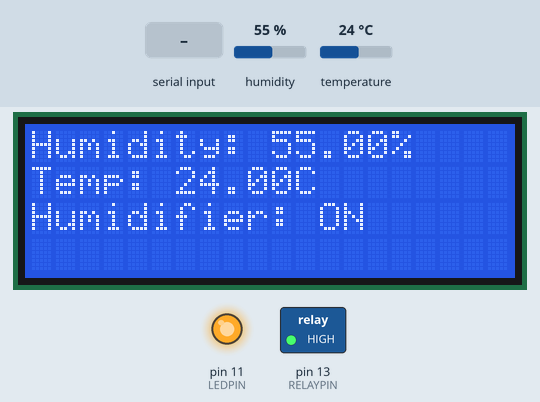
Bench run of a sketch on a simulated Arduino Mega 2560, built with avr-gcc and run on an emulated ATmega2560. Shown: 20×4 character LCD, switched loads named in the sketch (green lamp = pin HIGH), output pins drawn as LEDs (lit = HIGH). Inputs (shaded band) come from the test bench; at power-on: humidity 55 %, temperature 24 °C. What the sketch prints to the serial monitor is not drawn.

Above: at 3.3 s.
3.4 s: humidity set to 68 %
At 4.7 s:
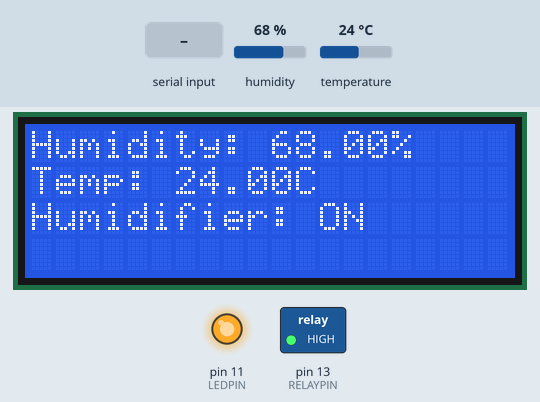
5.7 s: humidity set to 71 %
At 7.5 s:
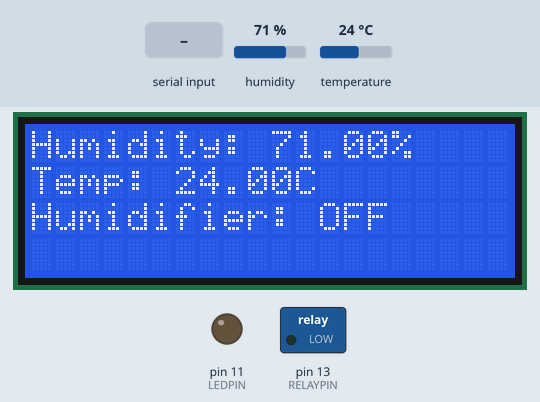
7.8 s: "on" received over the second serial link
At 9.8 s:
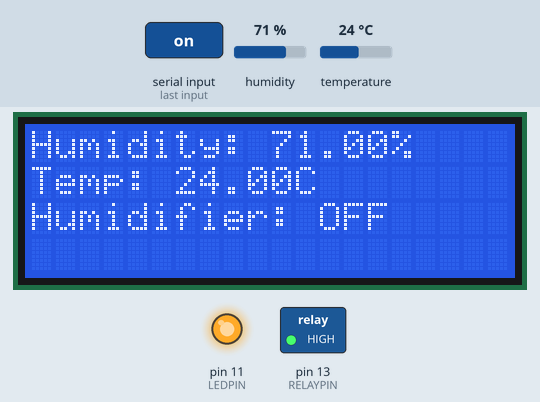
10.8 s: "off" received over the second serial link
At 13.3 s:
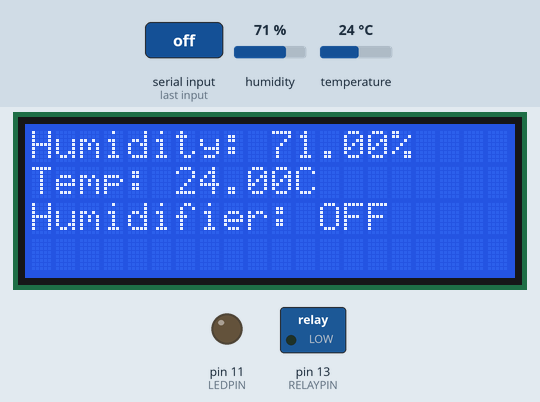
13.8 s: "auto" received over the second serial link
16.8 s: temperature set to 12 °C
At 18.4 s:
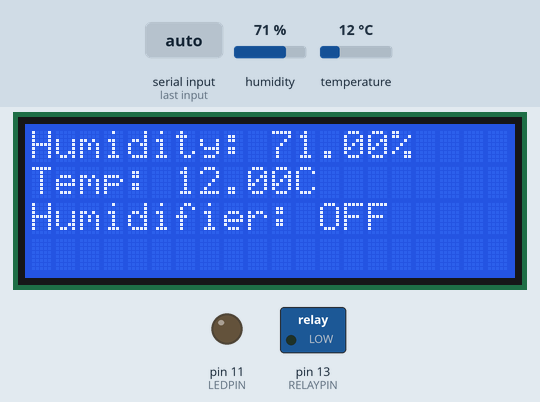
Timing chart, 0 to 19.9 s (numbered marks = the images above; inputs shaded):
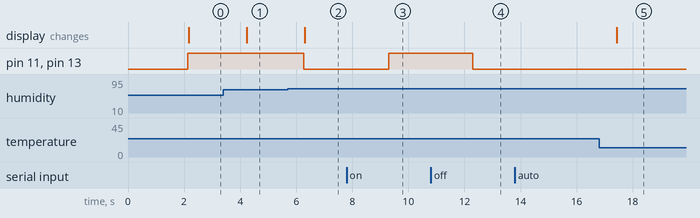

Measured:
- the behaviour switches between 69 and 70 % on humidity (found by bisection; images 1 and 2)
- after the input at 3.4 s, the display: changes after 0.83 s (image 1)
- after the input at 5.7 s, pin 11 (LEDPIN), pin 13 (RELAYPIN): HIGH → LOW after 0.57 s; the display: changes after 0.60 s (image 2)
- after the input at 7.8 s, pin 11 (LEDPIN), pin 13 (RELAYPIN): LOW → HIGH after 1.5 s
- after the input at 10.8 s, pin 11 (LEDPIN), pin 13 (RELAYPIN): HIGH → LOW after 1.5 s
- after the input at 13.8 s, every drawn part: stays the same
- after the input at 16.8 s, the display: changes after 0.64 s (image 5)

The sketch:

sketch_oct13b_project_revised.ino
```cpp
#include <LiquidCrystal_I2C.h>
#include <DHT.h>

//Reads the humidity and temperature from the DHT11 sensor.
//Turns on the humidifier (via the relay) if the humidity is below 70%.
//Turns off the humidifier if the humidity is 70% or above.
//Optionally prints the readings to the serial monitor for debugging.

#define DHTPIN 21 //digital pin connected to the DHT sensor
#define DHTTYPE DHT11
#define LEDPIN 11
#define RELAYPIN 13
LiquidCrystal_I2C lcd(0x27,20,4);//Initialize I2C LCD
DHT dht(DHTPIN,DHTTYPE);//Initialize DHT sensor

bool manualOverride=false;
bool relayState = LOW;


void setup() {
  // put your setup code here, to run once:
  Serial.begin(9600);//for primary serial comm
  Serial1.begin(9600);//for BT comm

  pinMode(DHTPIN,INPUT);//set up DHT sensor
  dht.begin();

  pinMode(LEDPIN,OUTPUT);//set up LED pin
  pinMode(RELAYPIN, OUTPUT);

  lcd.init();//set up I2C
  lcd.clear();
  lcd.backlight();

//display startup message
  lcd.setCursor(0,0);//first row
  lcd.print("Smart Humidifier");
  lcd.setCursor(0,2);
  lcd.print("Initializing...");
  delay(2000);//wait for 2 seconds
  lcd.clear();
}

void loop() {

  //remote control via BT
    if (Serial1.available()>0){
      String str=Serial1.readString().substring(0);
      str.trim();

      Serial.println("Received command:["+ str+"]");

      if (str =="on"){
        manualOverride=true;
        relayState=HIGH;
        updateRelayAndLED();
        //digitalWrite(RELAYPIN,HIGH);
        //digitalWrite(LEDPIN,HIGH);
        Serial.println("MANUAL POWER ON");
      }else if(str =="off"){
        manualOverride = true;  // Enable manual mode
        relayState = LOW;
        updateRelayAndLED();
        //digitalWrite(RELAYPIN,LOW);
        //digitalWrite(LEDPIN,LOW);
        Serial.println("MANUAL POWER OFF");
      }else if(str=="auto"){
        manualOverride=false;
        Serial.println("Switched to Auto Mode");
      }else if (str=="read"){
        sendSensorReadings();
      }
    }

    if (!manualOverride) {
        float humidity = dht.readHumidity();
        float temperature = dht.readTemperature();

        // Automatic control logic
        if (humidity < 70) {
            relayState = HIGH;
            lcd.setCursor(0, 2);
            lcd.print("Humidifier: ON ");
        } else {
            relayState = LOW;
            lcd.setCursor(0, 2);
            lcd.print("Humidifier: OFF");
        }
        updateRelayAndLED();

        // Display sensor readings on the LCD
        lcd.setCursor(0, 0);
        lcd.print("Humidity: ");
        lcd.print(humidity);
        lcd.print("%");

        lcd.setCursor(0, 1);
        lcd.print("Temp: ");
        lcd.print(temperature);
        lcd.print("C");

        // Print readings to serial monitor
        Serial.print("Humidity: ");
        Serial.print(humidity);
        Serial.print("%, Temp: ");
        Serial.print(temperature);
        Serial.println("C");
    }

    delay(2000);  // Wait 2 seconds before the next reading
}
void updateRelayAndLED() {
    // Update the relay and LED states
    digitalWrite(RELAYPIN, relayState);
    digitalWrite(LEDPIN, relayState);
}


void sendSensorReadings(){
    float h = dht.readHumidity();
    float t = dht.readTemperature();
    float f = dht.readTemperature(true);
    float hif = dht.computeHeatIndex(f, h);
    float hic = dht.computeHeatIndex(t, h, false);
   //print readings to BT serial
    Serial1.print(F(" Humidity: "));
    Serial1.print(h);
    Serial1.print(F("%  Temperature: "));
    Serial1.print(t);
    Serial1.print(F("C "));
    Serial1.print(f);
    Serial1.print(F("F  Heat index: "));
    Serial1.print(hic);
    Serial1.print(F("C "));
    Serial1.print(hif);
    Serial1.println(F("F"));
}
```
